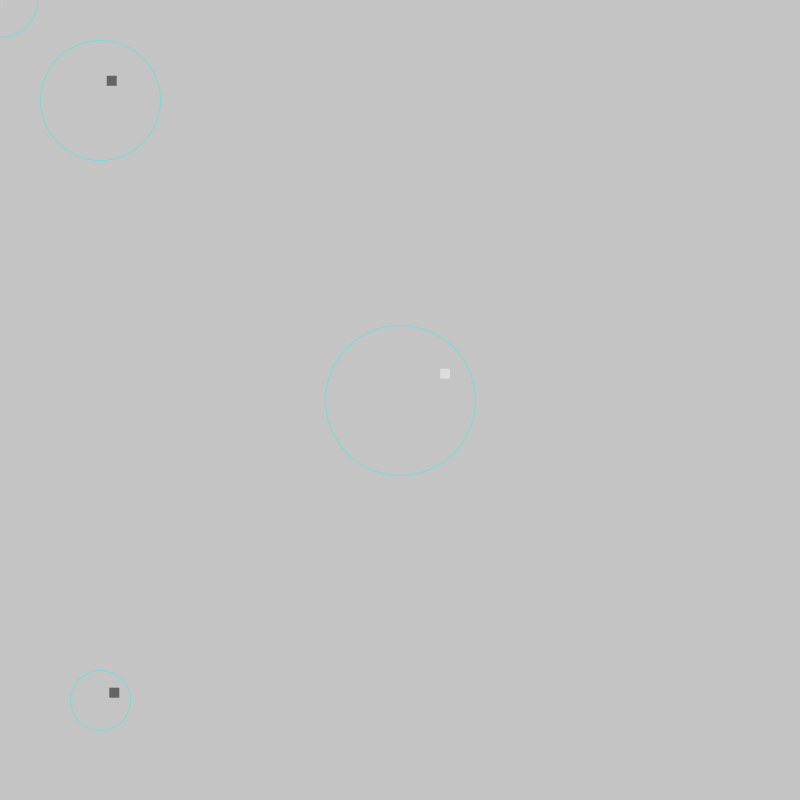
Frame 1 (no input)
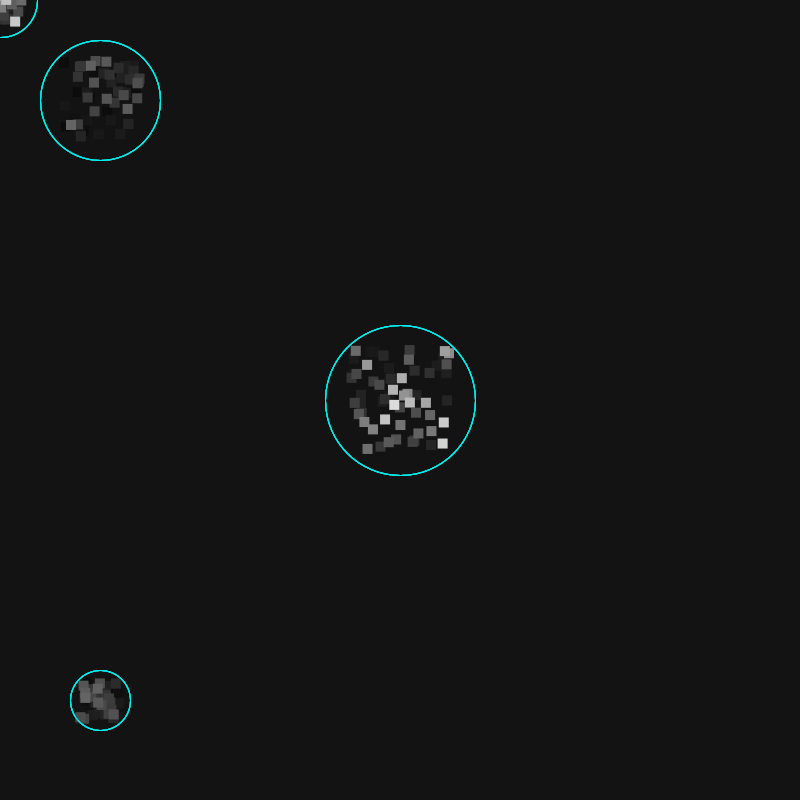
Frame 60 (the mouse pressed at the canvas centre just before this capture)
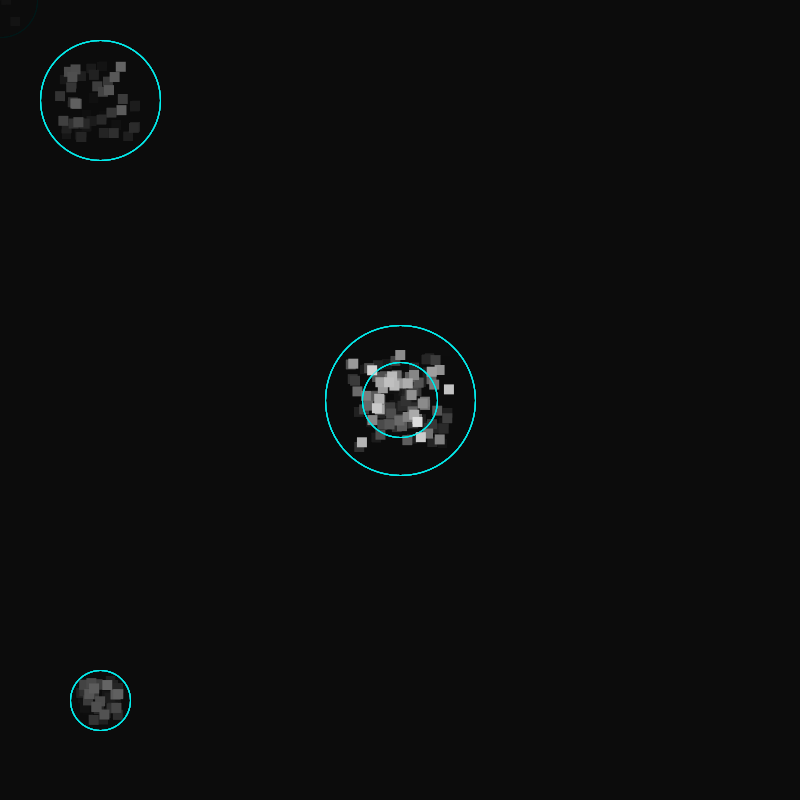
Frame 120 (the mouse held since frame 60 and released just before this capture)

The Processing sketch that drew these frames (run headless with seeded random() and noise(); from frame 60 on, the mouse is pressed at the canvas centre):

// Processing sketch: exo5_b
// ── exo5_b.pde

//fonction setup, 1 fois au début
void setup() {
	size(800,800);
}

//fonction draw, s'éxécute en boucle
void draw() {
	noStroke();
	fill(0,10);
	rectMode(CORNER);
	rect(0,0,width,height);
	
	monDessin(100,100,40,100);	
	monDessin(400,400,50,220);	
	monDessin(100,700,20,100);
	monDessin(mouseX,mouseY,25,200);	
}


void monDessin(float x,float y, float taille, int col) {
	noStroke();
	fill(col);
	rectMode(CENTER);
	rect(x + random( - taille,taille),y + random( - taille,taille),10,10);
	
	stroke(0,255,255,100);
	noFill();
	ellipse(x,y,taille * 3,taille * 3);
}
